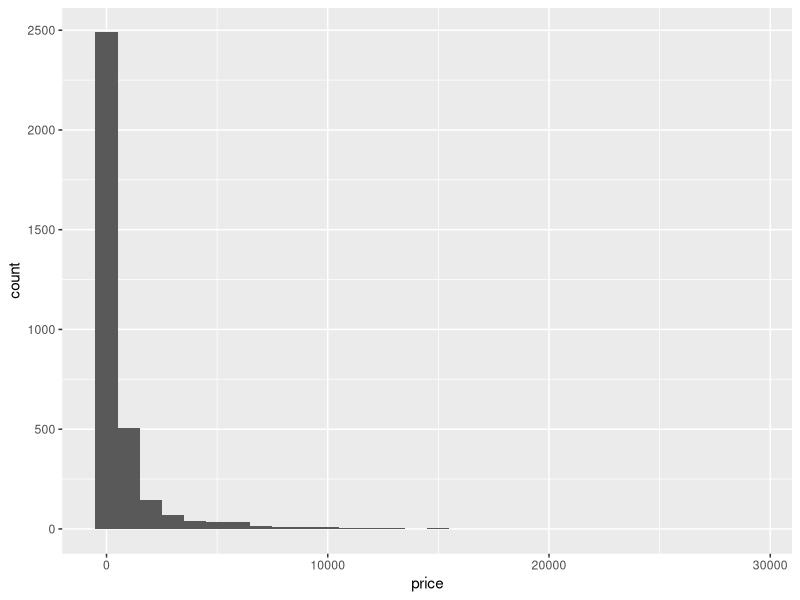
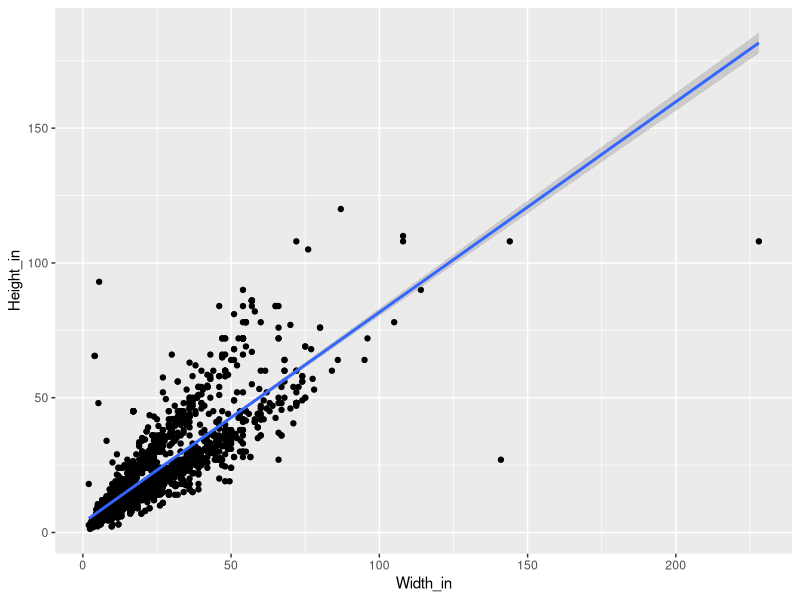
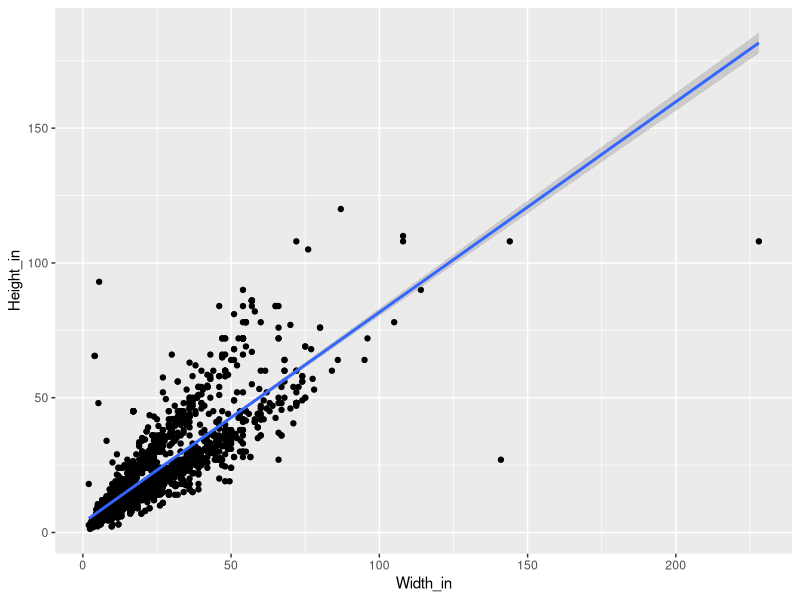
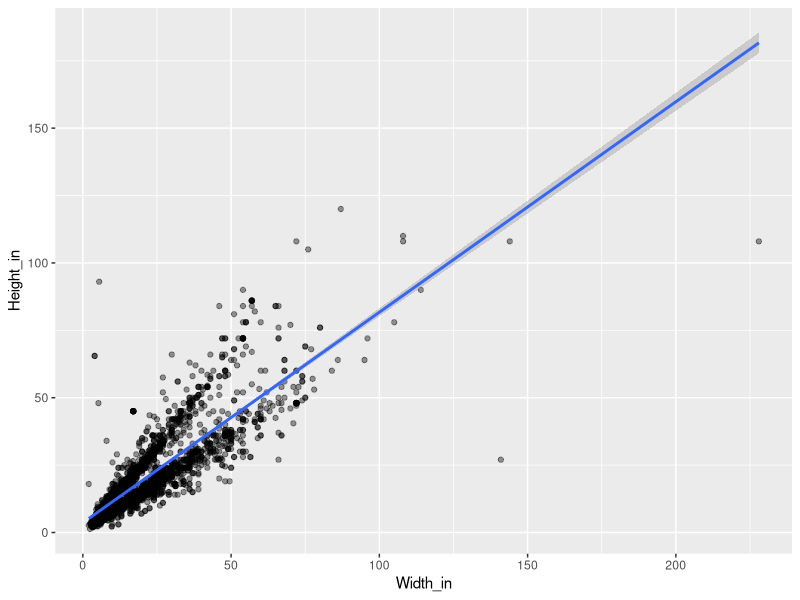
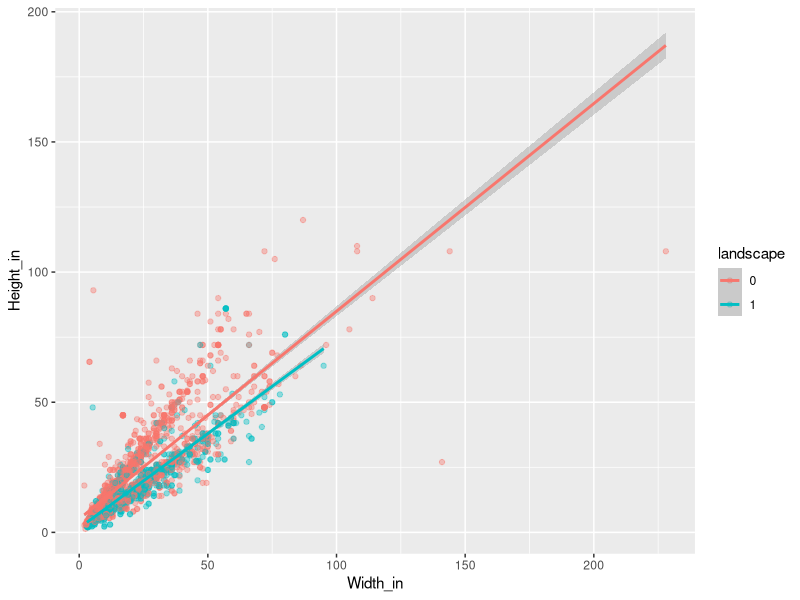
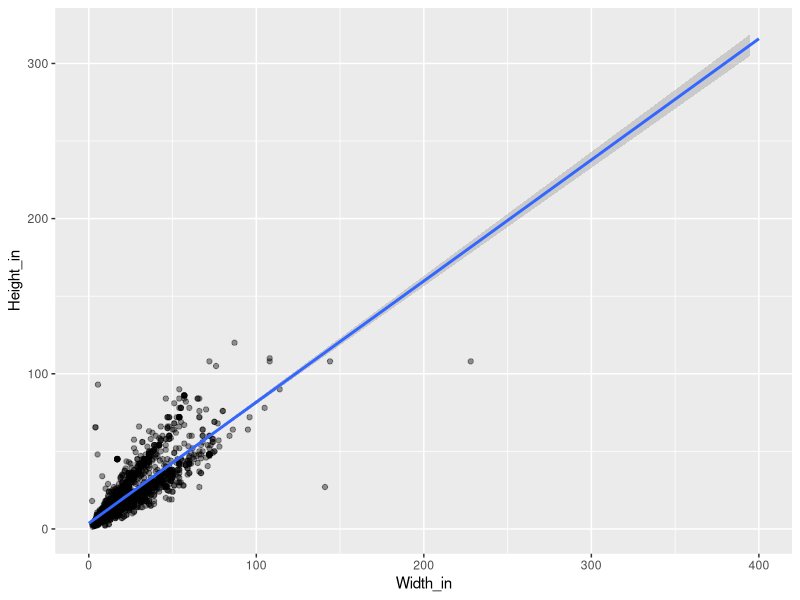

R code for these plots, in order:
## ---- chunk 1
options(htmltools.dir.version = FALSE)
## ---- chunk 2
library(tidyverse) # ggplot2 + dplyr + readr + and some others
library(broom)
## ---- chunk 3
pp <- read_csv("data/paris_paintings.csv", na = c("n/a", "", "NA"))
## ---- chunk 4
ggplot(data = pp, aes(x = price)) +
  geom_histogram(binwidth = 1000)
## ---- chunk 5
ggplot(data = pp, aes(x = Width_in, y = Height_in)) +
  geom_point() +
  stat_smooth(method = "lm") # lm for linear model
## ---- chunk 6
ggplot(data = pp, aes(x = Width_in, y = Height_in)) +
  geom_point() +
  stat_smooth(method = "lm")
## ---- chunk 7
ggplot(data = pp, aes(x = Width_in, y = Height_in)) +
  geom_point(alpha = 0.4) +
  stat_smooth(method = "lm")
## ---- chunk 8
ggplot(data = pp, aes(x = Width_in, y = Height_in, color = factor(landsALL))) +
  geom_point(alpha = 0.4) +
  stat_smooth(method = "lm") +
  labs(color = "landscape")
## ---- chunk 9
class(pp$landsALL)
## ---- chunk 10
class(factor(pp$landsALL))
## ---- chunk 11
lm(Height_in ~ Width_in, data = pp)
## ---- chunk 12
lm(Height_in ~ factor(landsALL), data = pp)
## ---- chunk 13
lm(Height_in ~ school_pntg, data = pp)
## ---- chunk 14
3.62 + 0.78 * 60
## ---- chunk 15
ggplot(data = pp, aes(x = Width_in, y = Height_in)) +
  geom_point(alpha = 0.4) +
  stat_smooth(method = "lm", fullrange = TRUE) +
  xlim(0, 400) +
  ylim(0, 320)
## ---- chunk 16
m_ht_wt <- lm(Height_in ~ Width_in, data = pp) # fit and save
glance(m_ht_wt)$r.squared # extract R-squared
## ---- chunk 17
m_ht_land <- lm(Height_in ~ landsALL, data = pp)
glance(m_ht_land)$r.squared
